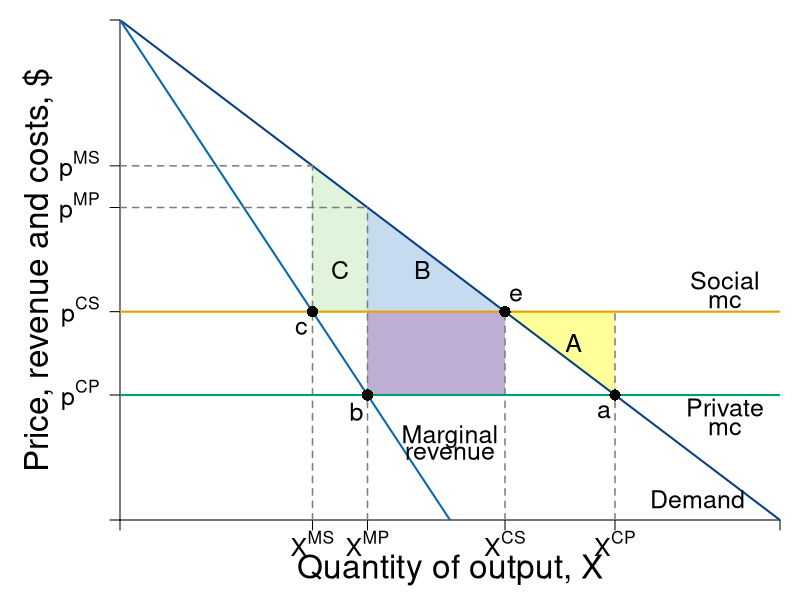

Generate this figure with R:
#Graph Designer: Simon Halliday + Scott Cohn
#Authors: Bowles and Halliday
#Title: Coordination, Conflict and Competition: A Text in Microeconomics

library(shape)
pdf(file = "public_mechanism/second_best_part2.pdf", width = 9, height = 7)

# Set parameters for graphics
axislabelsize <- 2
labelsize <- 1.5
namesize <- 1.8
annotatesize <- 1.5
graphlinewidth <- 2
segmentlinewidth <- 1.5

COL <- c("#7fc97f", "#beaed4", "#fdc086", "#ffff99", "#386cb0", "#f0027f", "#bf5b17", "#666666")
COLA <- c("#e0f3db", "#99d8c9","#66c2a4","#41ae76", "#238b45", "#005824")
COLB <- c("#c6dbef", "#4eb3d3", "#2b8cbe", "#0868ac","#084081")
COLC <- c("#fcfbfd", "#efedf5", "#dadaeb", "#bcbddc", "#9e9ac8", "#807dba", "#6a51a3", "#54278f", "#3f007d")
grays <- gray.colors(25, start = 1, end = 0, alpha = 1)
CBCols <- c("#009E73","#0072B2","#E69F00","#CC79A7", "#F0E442")


#Edited the margins to cater for the larger LHS labels
par(mar =  c(4, 6, 1, 1))

AvgRevenue <- function(x, rmax = 12, xmax = 12){
  rmax - (rmax/xmax)*x
}

MRevenue <- function(x, rmax = 12, xmax = 12){
  rmax - 2*(rmax/xmax)*x
}

AvgCost <- function(x, c0 = 2, c1 = 4){
  c0/x + c1
}

xlims <- c(0, 12)
ylims <- c(0, 12)

npts <- 501 
x <- seq(xlims[1], xlims[2], length.out = npts)
y <- seq(ylims[1], ylims[2], length.out = npts) 
a <- c(13, 16.75, 19.25)

plot(0, 0, xlim = xlims, ylim = ylims, type = "n",
     xlab = expression(paste("")),
     ylab = expression(paste("")), 
     xaxt = "n", 
     yaxt = "n", 
     cex.lab = axislabelsize, 
     bty = "n",
     xaxs = "i", 
     yaxs = "i")

ticksy <- c(0, 3, 5, AvgRevenue(x = 4.5), AvgRevenue(3.5),  ylims[2])
ylabels <- c(NA, expression(paste(p^{CP})), expression(paste(p^{CS})), expression(paste(p^{MP})), expression(paste(p^{MS})), NA)
ticksx <- c(0, 3.5, 4.5, 7, 9, xlims[2])
xlabels <- c(NA, expression(paste(X^{MS})), expression(paste(X^{MP})), expression(paste(X^{CS})), expression(paste(X^{CP})), NA)

axis(1, at = ticksx, pos = 0, labels = xlabels, cex.axis = labelsize)
axis(2, at = ticksy, pos = 0, labels = ylabels, las = 1, cex.axis = labelsize)

npts <- 500 
xx1 <- seq(xlims[1], xlims[2], length.out = npts)
xx3 <- seq(2, 6, length.out = npts)

#Draw the polygon for A
# xpolya <- c(7, 9, 7, 7)
# ypolya <- c(3, 3, 5, 3)
# polygon(x = xpolya, y = ypolya, col=COL[4], density=NULL, border = NA)

xpolya <- c(9, 9, 7, 9)
ypolya <- c(3, 5, 5, 3)
polygon(x = xpolya, y = ypolya, col=COL[4], density=NULL, border = NA)


#Draw the polygon for B
xpolyb <- c(4.5, 7, 4.5, 4.5)
ypolyb <- c(5, 5, AvgRevenue(x = 4.5), 5)
polygon(x = xpolyb, y = ypolyb, col=COLB[1], density=NULL, border = NA)

#Draw the polygon for area C
xpolyc <- c(3.5, 4.5, 4.5, 3.5, 3.5)
ypolyc <- c(5, 5, AvgRevenue(x = 4.5), AvgRevenue(x = 3.5), MRevenue(3.5))
polygon(x = xpolyc, y = ypolyc, col = COLA[1], density = NULL, border = NA)

#Draw the polygon for D
xpolyd <- c(4.5, 7, 7, 4.5, 4.5)
ypolyd <- c(3, 3, AvgRevenue(x = 7), AvgRevenue(x = 7), 3)
polygon(x = xpolyd, y = ypolyd, col=COL[2], density=NULL, border = NA)


#lines(xx1, bcA(xx1, w = 10, p = 1.5), col = COLB[3], lwd = graphlinewidth)
lines(xx1, AvgRevenue(xx1, rmax = 12, xmax = 12), col = COLB[5], lwd = graphlinewidth)
lines(xx1, MRevenue(xx1, rmax = 12, xmax = 12), col = COLB[4], lwd = graphlinewidth)
#lines(xx1, AvgCost(xx1, c0 = 2, c1 = 4), col = COLA[5], lwd = graphlinewidth)

#Label the axes
#mtext(expression(paste("Quantity of output, ", X)), side=1, line = 2.5, cex = axislabelsize)

text(0.5*xlims[2], -1.2, expression(paste("Quantity of output, ", X)), xpd = TRUE, cex = axislabelsize) 
text(-1.5, 0.5*ylims[2], expression(paste("Price, revenue and costs, $")), xpd = TRUE, cex = axislabelsize, srt = 90) 

#Label curves
#text(10.5, 4.5, expression(paste(ac(x) == mc(x))), cex = labelsize)
#text(10.5, 3, expression(paste(p(x) == p[max] - s*x)), cex = labelsize)
text(10.5, 0.5, expression(paste("Demand")), cex = labelsize)

text(6, 2, expression(paste("Marginal")), cex = labelsize)
text(6, 1.6, expression(paste("revenue")), cex = labelsize)

text(11, 5.75, expression(paste("Social")), cex = labelsize)
text(11, 5.25, expression(paste("mc")), cex = labelsize)

text(11, 2.7, expression(paste("Private")), cex = labelsize)
text(11, 2.2, expression(paste("mc")), cex = labelsize)

#Labels cost and profit areas
#text(2, 0.5*AvgCost(x = 4), expression("Total Costs"), cex = labelsize)
#text(2, 6, expression("Profit"), cex = labelsize)

#Draw segments for total costs
segments(0, AvgRevenue(x = 3.5), 3.5, AvgRevenue(x = 3.5), lty = 2, col = grays[20] , lwd = segmentlinewidth)
segments(0, AvgRevenue(x = 4.5), 4.5, AvgRevenue(x = 4.5), lty = 2, col = grays[20] , lwd = segmentlinewidth)

segments(3.5, 0, 3.5, AvgRevenue(x = 3.5), lty = 2, col = grays[20] , lwd = segmentlinewidth)
segments(4.5, 0, 4.5, AvgRevenue(x = 4.5), lty = 2, col = grays[20] , lwd = segmentlinewidth)
segments(7, 0, 7, AvgRevenue(x = 7), lty = 2, col = grays[20] , lwd = segmentlinewidth)
segments(9, 0, 9, 5, lty = 2, col = grays[20] , lwd = segmentlinewidth)

#Price lines
segments(0, 3, xlims[2], 3, lty = 1, col = CBCols[1] , lwd = graphlinewidth)
segments(0, 5, xlims[2], 5, lty = 1, col = CBCols[3] , lwd = graphlinewidth)


#Label Points for comparison
points(3.5, MRevenue(x = 3.5), pch = 16, col = "black", cex = 1.5)
text(3.5 -0.2, MRevenue(x = 3.5) - 0.4, expression(c), cex = labelsize)

points(4.5, MRevenue(x = 4.5), pch = 16, col = "black", cex = 1.5)
text(4.5 -0.2, MRevenue(x = 4.5) - 0.4, expression(b), cex = labelsize)

points(7, AvgRevenue(x = 7), pch = 16, col = "black", cex = 1.5)
text(7 + 0.2, AvgRevenue(x = 7) + 0.4, expression(e), cex = labelsize)

points(9, AvgRevenue(x = 9), pch = 16, col = "black", cex = 1.5)
text(9 -0.2, AvgRevenue(x = 9) - 0.4, expression(a), cex = labelsize)


#points(4, AvgRevenue(x = 4), pch = 16, col = "black", cex = 1.5)
text(8.25, 4.25, expression(A), cex = labelsize)
text(5.5, 6, expression(B), cex = labelsize)
text(4, 6, expression(C), cex = labelsize)


#Arrow to mr = mc
#text(7.5, 9.5, expression(paste("Profit Maximum at")), cex = labelsize)
#text(7.5, 9, expression(paste(mr == mc)), cex = labelsize)
#Arrows(6.1, 9.2, 4.2, 4.3, col = "black", lty = 1, lwd = 2, arr.type = "triangle", arr.lwd = 0.5)



dev.off()
